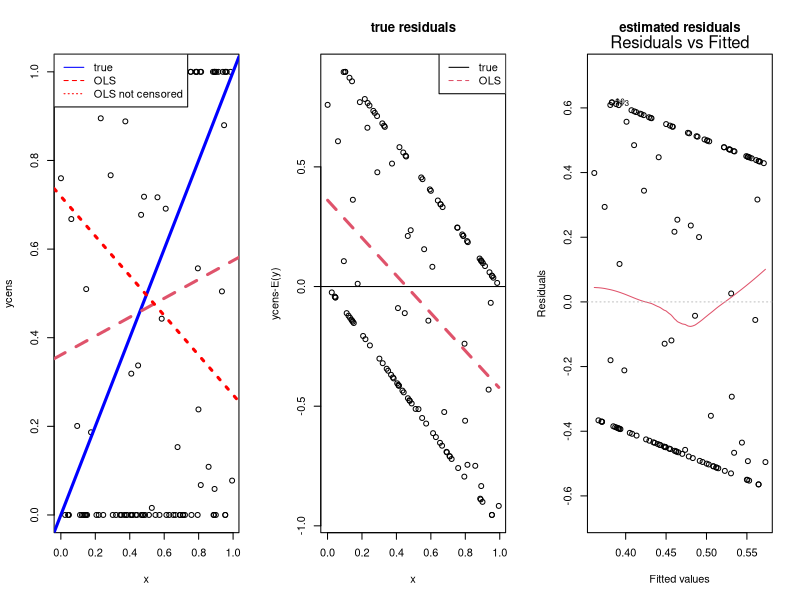
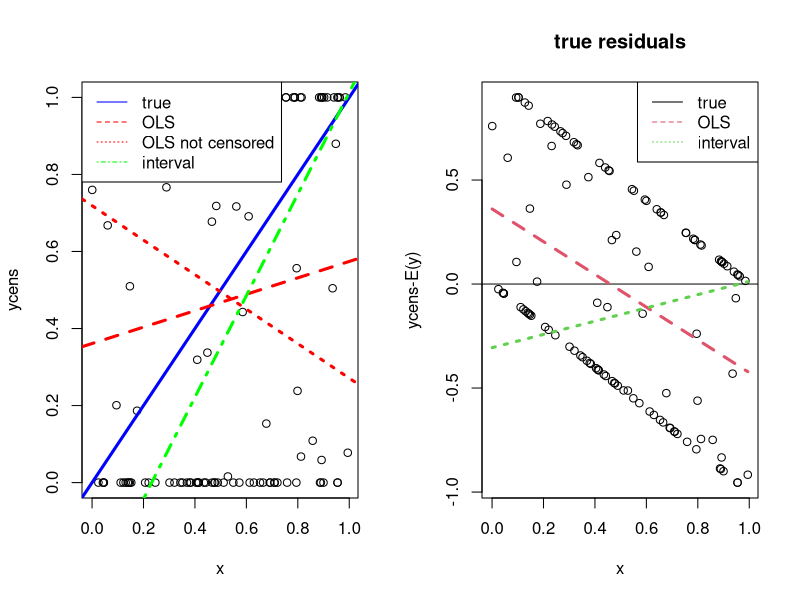

Generate these figures, in order, with R:
# Lecture 7: Tobit model


## 1. Motivation
# Censored variables
# We call a variable “censored” when we can only observe the latent variable in a
# certain range.
#     • hours worked (negative amounts can not be observed)
#     • income (only when relevant for social incurance)
#     • bids in an auction (often only the second highest bid is observed)


## 2. Example
# Let us generate a simple censored variable:
  library(survival)
  set.seed(123)
  n = 120
  sd = 2
  x = sort(runif(n))
  y = x + sd * rnorm(n)
  ycens = y
  ycens[y <= 0] = 0
  ycens[y >= 1] = 1

# plot(y ~ x, col="grey")
# points(ycens[y <= 0] ~ x[y <= 0], col="red")
# points(ycens[y >= 1] ~ x[y >= 1], col="red")
# points(ycens[y >= 0 & y <= 1] ~ x[y >= 0 & y <= 1])
# abline(a=0, b=1)

# As with the logit model we can try to use simple OLS to estimate the
# relationship:
  olsall = lm(ycens ~ x); olsall

# This result is not too convincing, perhaps we should only look at the uncensored
# observations:
  olsrel = lm(ycens ~ x, subset = (ycens > 0 & ycens < 1)); olsrel

# The left part of the following picture shows the true relation as well as the two
# estimates:
par(mfrow = c(1, 3))
plot(ycens ~ x)
abline(a = 0, b = 1, lwd = 3, col = "blue")
abline(olsall, lty = 2, col = 2, lwd = 3)
abline(olsrel, lty = 3, col = "red", lwd = 3)
legend("topleft", c("true", "OLS", "OLS not censored"),
    lty = 1:3, col = c("blue", "red", "red"), bg = "white")
plot(ycens - x ~ x, main = "true residuals", ylab = "ycens-E(y)")
abline(h = 0)
lines(predict(olsall) - x ~ x, lty = 2, col = 2, lwd = 3)
legend("topright", c("true", "OLS"), col = 1:2, lty = 1:2)
plot(olsall, which = 1, main = "estimated residuals")

# The graph in the middle shows the true residuals, the graph on the right shows
# the estimated residuals. While the estimated residuals underestimate the
# problem, it is still visible: E(u|X) != 0 for most X.


## 3. Solution
# Interval regression
# As in the logistic case we use maximum likelihood. The procedure is called
# “interval regression” since the dependent variable is an interval.
#    • [y, y] — known observation
#    • [y, ∞] — observation is larger than y
#    • [∞, y] — observation is smaller than y
#    • [y1, y2] — observation is between y1 and y2

# In R we use missings (NA) to indicate ∞.
  ymin = ycens
  ymax = ycens
  ymin[ycens == 0] = NA
  ymax[ycens == 1] = NA
  intreg = survreg(Surv(ymin, ymax, type = "interval2") ~
      x, dist = "gaussian")
  intreg
 
 library(VGAM)
 ?tobit
 intreg2 <- vglm(ycens ~ x, tobit(Lower=0, Upper=1))
 intreg2
 coef(intreg2, matrix=TRUE)


# The estimated β is not perfect, but much better then the naïve OLS estimates
# above. Let us show the esimated regression line in a graph:

par(mfrow = c(1, 2))
plot(ycens ~ x)
abline(a = 0, b = 1, lwd = 3, col = "blue")
abline(olsall, olsrel, lty = 2, col = "red", lwd = 3)
abline(olsrel, lty = 3, col = "red", lwd = 3)
abline(intreg, lty = 4, col = "green", lwd = 3)
legend("topleft", c("true", "OLS", "OLS not censored",
    "interval"), lty = 1:4, col = c("blue", "red", "red",
    "green"), bg = "white")
plot(ycens - x ~ x, main = "true residuals", ylab = "ycens-E(y)")
abline(h = 0)
lines(predict(olsall) - x ~ x, lty = 2, col = 2, lwd = 3)
lines(predict(intreg) - x ~ x, lty = 3, col = 3, lwd = 3)
legend("topright", c("true", "OLS", "interval"), col = 1:3,
    lty = 1:3)

# The graph on the right side of the figure shows again the true residuals, i.e.
# y − E(y). We should note two things:
#   • The OLS estimate typically underestimates the relationship. Reason: The
#     extreme values are missing (censored)
#   • The Interval regression can overestimate. It is not necessarily very stable.
